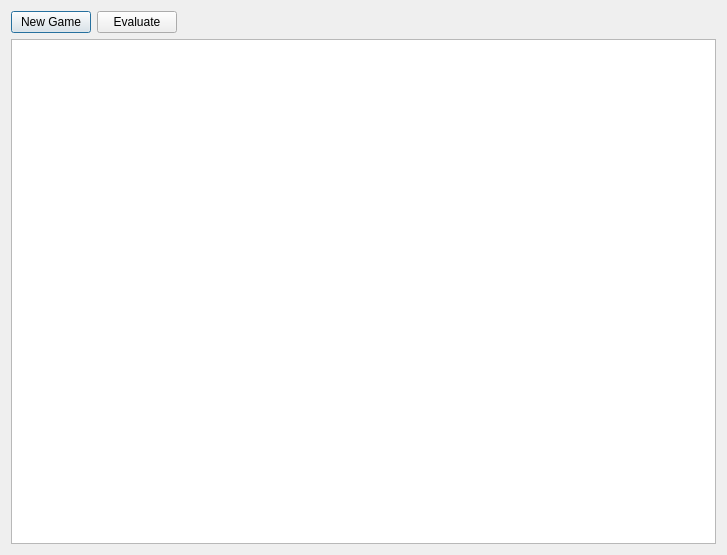
<?xml version="1.0" encoding="UTF-8"?>
<ui version="4.0">
 <class>Dialog</class>
 <widget class="QDialog" name="Dialog">
  <property name="geometry">
   <rect>
    <x>0</x>
    <y>0</y>
    <width>727</width>
    <height>555</height>
   </rect>
  </property>
  <property name="windowTitle">
   <string>Dialog</string>
  </property>
  <layout class="QGridLayout" name="gridLayout">
   <item row="0" column="0">
    <layout class="QHBoxLayout" name="horizontalLayout">
     <item>
      <widget class="QPushButton" name="_newGameButton">
       <property name="text">
        <string>New Game</string>
       </property>
      </widget>
     </item>
     <item>
      <widget class="QPushButton" name="_evaluateButton">
       <property name="text">
        <string>Evaluate</string>
       </property>
      </widget>
     </item>
     <item>
      <spacer name="horizontalSpacer">
       <property name="orientation">
        <enum>Qt::Horizontal</enum>
       </property>
       <property name="sizeHint" stdset="0">
        <size>
         <width>40</width>
         <height>20</height>
        </size>
       </property>
      </spacer>
     </item>
    </layout>
   </item>
   <item row="1" column="0">
    <widget class="LocalView" name="_playground">
     <property name="renderHints">
      <set>QPainter::Antialiasing|QPainter::HighQualityAntialiasing|QPainter::NonCosmeticDefaultPen|QPainter::SmoothPixmapTransform|QPainter::TextAntialiasing</set>
     </property>
    </widget>
   </item>
  </layout>
 </widget>
 <layoutdefault spacing="6" margin="11"/>
 <customwidgets>
  <customwidget>
   <class>LocalView</class>
   <extends>QGraphicsView</extends>
   <header>LocalPlayer/LocalView.h</header>
  </customwidget>
 </customwidgets>
 <resources/>
 <connections/>
</ui>
